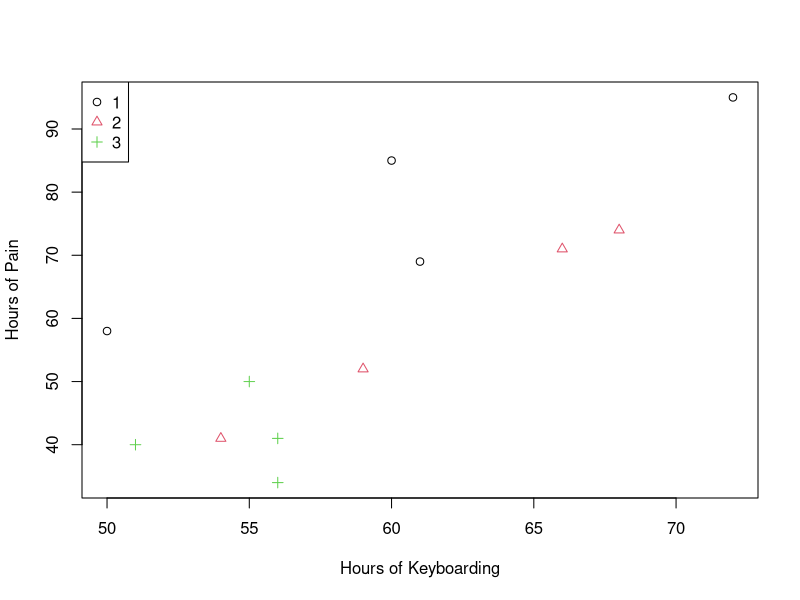

This figure's R source:
## ---- chunk 1
keyboard = c(rep(1,4), rep(2,4), rep(3,4))
X = c(60, 72, 61, 50, 54, 68, 66, 59, 56, 56, 55, 51)
Y = c(85, 95, 69, 58, 41, 74, 71, 52, 41, 34, 50, 40)
data = data.frame("Keyboard" = keyboard, "Hours" = X, "Pain" = Y)
#summary(data)
plot(data$Hours, data$Pain,col = data$Keyboard, pch = data$Keyboard, 
     xlab = "Hours of Keyboarding", ylab = "Hours of Pain" ) 
legend("topleft", legend = c(1, 2, 3), col = c(1,2,3), pch = c(1,2,3) )
## ---- chunk 2
data$Keyboard = as.factor(data$Keyboard)
fit_single_line = lm(Hours ~ Keyboard, data = data)
fit_constant_mean = lm(Hours ~ 1 , data = data)
anova(fit_constant_mean, fit_single_line)
## ---- chunk 3
aggregate(data$Hours, list(data$Keyboard), FUN=mean)
## ---- chunk 4
fit_seperate_intercepts = lm(Pain~Hours + Keyboard , data = data)
fit2 = lm(Pain~Hours, data = data)
anova(fit2, fit_seperate_intercepts)
## ---- chunk 5
summary(fit_seperate_intercepts)
## ---- chunk 6
aggregate(data$Pain, list(data$Keyboard), FUN=mean)
